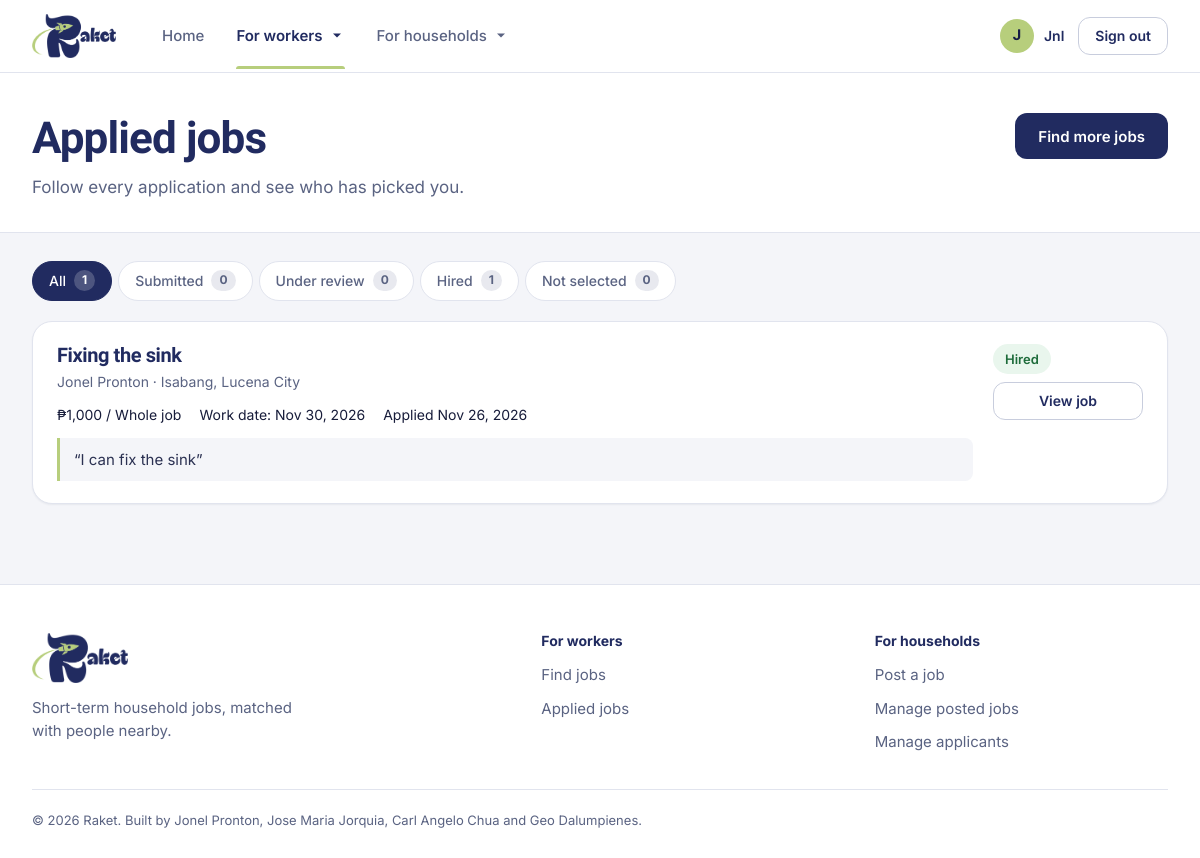
The page /my-applications/ (signed in) on the database its author committed.
### accounts/models.py (models this page shows, shortened)
class Profile(models.Model):
    class Role(models.TextChoices):
        SEEKER = "job_seeker", "Job Seeker"
        PROVIDER = "job_provider", "Job Provider"
    class Availability(models.TextChoices):
        FULL_TIME = "full_time", "Full-time"
        PART_TIME = "part_time", "Part-time"
        ONE_TIME = "one_time", "One-time"
    user = models.OneToOneField(
        settings.AUTH_USER_MODEL, on_delete=models.CASCADE, related_name="profile"
    )
    role = models.CharField(max_length=20, choices=Role.choices, default=Role.SEEKER)
    full_name = models.CharField(max_length=150)
    phone = models.CharField(max_length=20, blank=True)
    location = models.CharField(max_length=150, blank=True)
    bio = models.TextField(blank=True)
    skills = models.CharField(max_length=300, blank=True, help_text="Comma separated")
    availability = models.JSONField(default=list, blank=True)
    resume = models.FileField(upload_to=resume_upload_path, blank=True)
    created_at = models.DateTimeField(auto_now_add=True)

### jobs/models.py (models this page shows, shortened)
class Application(models.Model):
    class Status(models.TextChoices):
        SUBMITTED = "submitted", "Submitted"
        UNDER_REVIEW = "under_review", "Under review"
        HIRED = "hired", "Hired"
        REJECTED = "rejected", "Not selected"
    job = models.ForeignKey(Job, on_delete=models.CASCADE, related_name="applications")
    applicant = models.ForeignKey(
        settings.AUTH_USER_MODEL,
        on_delete=models.CASCADE,
        related_name="applications",
    )
    cover_note = models.TextField(blank=True)
    status = models.CharField(
        max_length=15,
        choices=Status.choices,
        default=Status.SUBMITTED,
        db_index=True,
    )
    created_at = models.DateTimeField(auto_now_add=True)
    updated_at = models.DateTimeField(auto_now=True)
    class Meta:
        ordering = ["-created_at"]
        constraints = [
            models.UniqueConstraint(
                fields=["job", "applicant"], name="unique_application_per_job"
            )
        ]

class Job(models.Model):
    class Category(models.TextChoices):
        HOUSE_CLEANING = "house_cleaning", "House cleaning"
        BABYSITTER = "babysitter", "Babysitter"
        COOK = "cook_kitchen_helper", "Cook/kitchen helper"
        LAUNDRY = "laundry", "Laundry"
        GARDENING = "gardening", "Gardening"
        DRIVER = "driver_delivery", "Driver/delivery"
        ERRANDS = "errands", "Errands"
        REPAIRS = "repairs", "Repairs/handyman"
        OTHER = "other", "Other"
    class Schedule(models.TextChoices):
        MORNING = "morning", "Morning (6 AM - 12 PM)"
        AFTERNOON = "afternoon", "Afternoon (12 PM - 6 PM)"
        EVENING = "evening", "Evening (6 PM - 10 PM)"
        WHOLE_DAY = "whole_day", "Whole day"
        FLEXIBLE = "flexible", "Flexible"
    class Employment(models.TextChoices):
        FULL_TIME = "full_time", "Full-time"
        PART_TIME = "part_time", "Part-time"
        ONE_TIME = "one_time", "One-time"
    class Duration(models.TextChoices):
        ONE_DAY = "one_day", "1 day"
        FEW_DAYS = "few_days", "2-6 days"
        ONE_TWO_WEEKS = "one_two_weeks", "1-2 weeks"
        UP_TO_MONTH = "up_to_month", "Up to 1 month"
        ONGOING = "ongoing", "Ongoing"
    class PayPeriod(models.TextChoices):
        DAY = "day", "Day"
        HOUR = "hour", "Hour"
        JOB = "job", "Whole job"
    class Status(models.TextChoices):
        ACTIVE = "active", "Active"
        CLOSED = "closed", "Closed"
    posted_by = models.ForeignKey(
        settings.AUTH_USER_MODEL,
        on_delete=models.SET_NULL,
        null=True,
        blank=True,
        related_name="posted_jobs",
    )
    title = models.CharField(max_length=120)
    category = models.CharField(max_length=30, choices=Category.choices)
    description = models.TextField()
    location = models.CharField(max_length=150)
    work_date = models.DateField()
    work_schedule = models.CharField(max_length=20, choices=Schedule.choices)
    employment_type = models.CharField(max_length=20, choices=Employment.choices)
    duration = models.CharField(max_length=20, choices=Duration.choices)
    estimated_payment = models.DecimalField(
        max_digits=10, decimal_places=2, help_text="Pesos"
    )
    max_payment = models.DecimalField(
        max_digits=10,
        decimal_places=2,
        null=True,
        blank=True,
        help_text="Upper end of a pay range (e.g. 500 - 900 a day). Optional.",
    )
    pay_period = models.CharField(max_length=10, choices=PayPeriod.choices)
    number_of_workers = models.PositiveSmallIntegerField(
        validators=[MinValueValidator(1)]
    )
    requirements = models.TextField(
        blank=True, help_text="One qualification per line (shown as bullets)."
    )
    experience = models.CharField(max_length=100, blank=True)
    industry = models.CharField(max_length=150, blank=True)
    how_to_apply = models.TextField(blank=True)
    status = models.CharField(
        max_length=10, choices=Status.choices, default=Status.ACTIVE, db_index=True
    )
    created_at = models.DateTimeField(auto_now_add=True)
    updated_at = models.DateTimeField(auto_now=True)
    objects = JobQuerySet.as_manager()
    class Meta:
        ordering = ["-created_at"]
    @property
    def household_name(self):
        return display_name(self.posted_by)
    @property
    def payment_amount(self):
        text = f"₱{_peso(self.estimated_payment)}"
        if self.max_payment is not None:
            text += f" - {_peso(self.max_payment)}"
        return text

### jobs/views_manage.py (the view)
# urls.py: path('my-applications/', views_manage.my_applications, name='my_applications'),
def my_applications(request):
    denied = _guard(request, Profile.Role.SEEKER)
    if denied:
        return denied
    base = Application.objects.filter(applicant=request.user)
    status = clean_choice(request.GET.get("status"), Application.Status.choices)
    qs = base.filter(status=status) if status else base
    qs = qs.select_related("job", "job__posted_by", "job__posted_by__profile")
    page = Paginator(qs, PER_PAGE).get_page(request.GET.get("page"))
    return render(
        request,
        "jobs/my_applications.html",
        {
            "page": page,
            "applications": page.object_list,
            "tabs": _status_tabs(base, status, "jobs:my_applications"),
            "status": status or "",
        },
    )

### jobs/templates/jobs/my_applications.html (shortened to what this page needs)
{% extends "base.html" %}
{% load static %}
{% block extra_head %}
  <link rel="stylesheet" href="{% static 'css/jobs.css' %}?v=6">
  <link rel="stylesheet" href="{% static 'css/manage.css' %}?v=1">
{% endblock %}
{% block content %}
<header class="page-head">
  <div class="container page-head__top">
    <div>
      <h1>Applied jobs</h1>
      <p class="page-head__sub">Follow every application and see who has picked you.</p>
    </div>
    <a href="{% url 'jobs:job_list' %}" class="btn btn--primary">Find more jobs</a>
  </div>
</header>
<div class="container manage">
  {% include "includes/status_tabs.html" %}
  <div class="stack">
  {% for app in applications %}
    <article class="row-card">
      <div class="row-card__main">
        <h2 class="row-card__title"><a href="{% url 'jobs:job_detail' app.job.pk %}">{{ app.job.title }}</a></h2>
        <p class="row-card__sub">{{ app.job.household_name }} · {{ app.job.location }}</p>
        <ul class="row-card__facts">
          <li>{{ app.job.payment_amount }} / {{ app.job.get_pay_period_display }}</li>
          <li>Work date: {{ app.job.work_date|date:"M j, Y" }}</li>
          <li>Applied {{ app.created_at|date:"M j, Y" }}</li>
        </ul>
        {% if app.cover_note %}<p class="row-card__note">“{{ app.cover_note|truncatechars:160 }}”</p>{% endif %}
      </div>
      <div class="row-card__side">
        <span class="status status--{{ app.status }}">{{ app.get_status_display }}</span>
        <a href="{% url 'jobs:job_detail' app.job.pk %}" class="btn btn--ghost btn--sm">View job</a>
      </div>
    </article>
  {% endfor %}
  </div>
</div>
{% endblock %}

### templates/includes/navbar.html (shortened to what this page needs)
{% load static %}
{% url 'jobs:home' as home_url %}
<header class="navbar">
  <div class="navbar__bar container">
    <a href="{{ home_url }}" class="navbar__logo" aria-label="Raket home">
      <img src="{% static 'image/raket_logo.png' %}" alt="Raket" width="84" height="44">
    </a>
    <nav class="navbar__links" id="site-menu" aria-label="Main" data-menu>
      <a href="{{ home_url }}" class="navbar__link{% if request.path == home_url %} is-active{% endif %}"{% if request.path == home_url %} aria-current="page"{% endif %}>Home</a>
      {% with view=request.resolver_match.view_name %}
      <div class="navbar__item" data-dropdown>
        <button type="button" class="navbar__link navbar__link--menu{% if view == 'jobs:job_list' or view == 'jobs:job_detail' or view == 'jobs:my_applications' %} is-active{% endif %}" aria-expanded="false" aria-controls="menu-workers" data-dropdown-toggle>
          For workers
          <svg class="navbar__caret" width="16" height="16" viewBox="0 0 20 20" aria-hidden="true"><path d="M5 7l5 5 5-5z" fill="currentColor"/></svg>
        </button>
      </div>
      <div class="navbar__item" data-dropdown>
        <button type="button" class="navbar__link navbar__link--menu" aria-expanded="false" aria-controls="menu-households" data-dropdown-toggle>
          For households
          <svg class="navbar__caret" width="16" height="16" viewBox="0 0 20 20" aria-hidden="true"><path d="M5 7l5 5 5-5z" fill="currentColor"/></svg>
        </button>
      </div>
      {% endwith %}
      <div class="navbar__account">
        {% if user.is_authenticated %}
        <span class="navbar__user" title="{{ account_name }}">
          <span class="navbar__avatar" aria-hidden="true">{{ account_name|slice:":1"|upper }}</span>
          <span class="navbar__name">{{ account_name }}</span>
        </span>
        <button type="button" class="btn btn--ghost btn--sm" data-logout>Sign out</button>
        {% else %}
        <a href="{% url 'accounts:signin' %}{% if request.path != home_url %}?next={{ request.get_full_path|urlencode }}{% endif %}" class="btn btn--ghost btn--sm">Sign in</a>
        <a href="{% url 'accounts:signup' %}" class="btn btn--primary btn--sm">Sign up</a>
        {% endif %}
      </div>
    </nav>
  </div>
</header>

### rows shown on the page
Profile: full_name "J", full_name "Jnl"
Application: job "Fixing the sink", job.household_name "Jonel Pronton", job.location "Isabang, Lucena City", job.payment_amount "₱1,000", job.pay_period "Whole job", job.work_date "Nov 30, 2026", created_at "Nov 26, 2026", cover_note "I can fix the sink", status "Hired"

### other values the page prints
{{ tab.label }} "All" "Submitted" "Under review" "Hired" "Not selected"
{{ tab.count }} "1" "0" "0" "1" "0"
